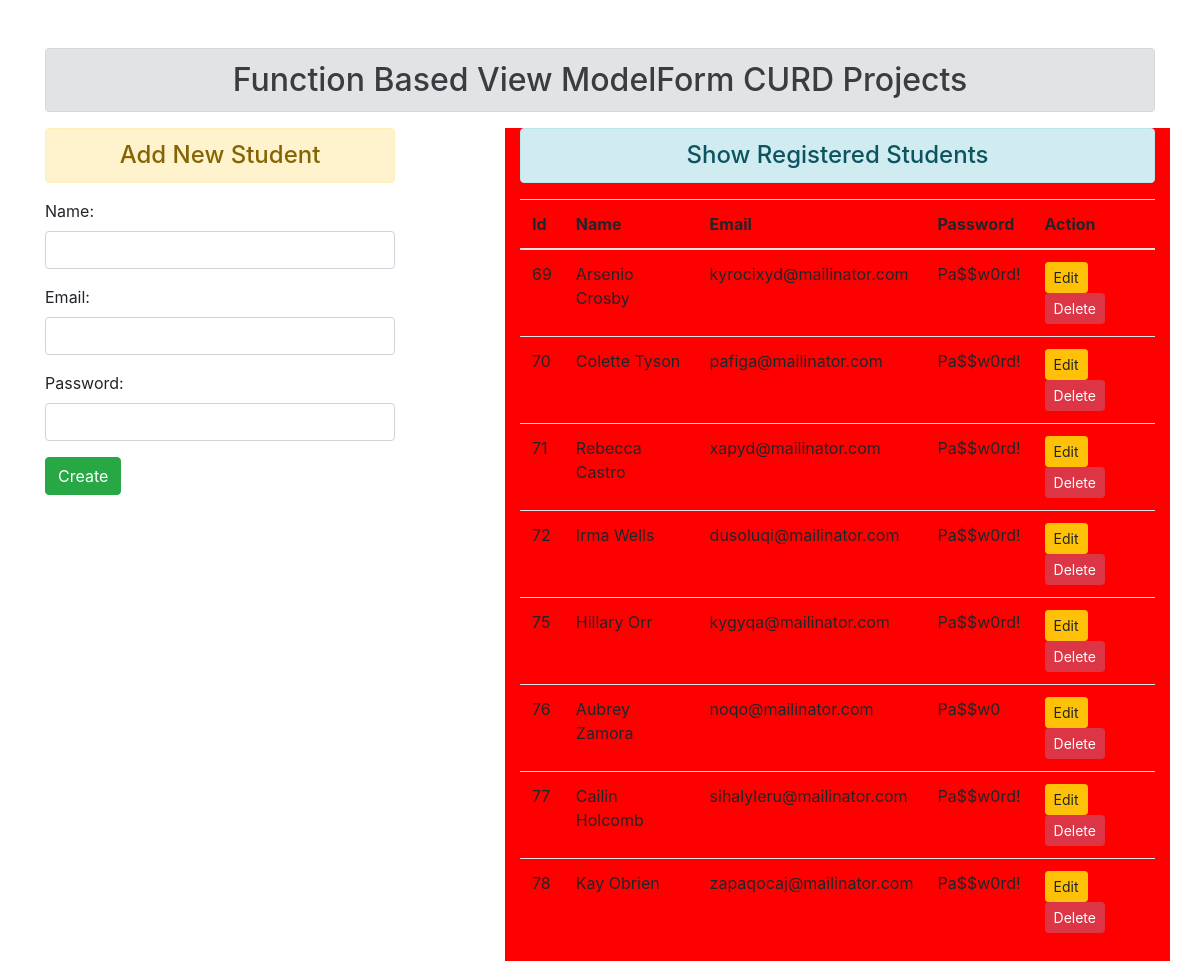
The page / on the database its author committed.
### enroll/models.py (models this page shows)
class Student(models.Model):
    name = models.CharField(max_length=70)
    email = models.EmailField(max_length=70)
    password = models.CharField(max_length=70)

### enroll/views.py (the view, shortened to what this page needs)
# urls.py: path('', views.addshow, name='studentform'),
def addshow(request):
    print(request)
    student_form = StudentForm()
    all_students = Student.objects.all() #querySet
    no_std = len(all_students)
    return render(request, 'enroll/addandshow.html', {'student_form':student_form, 'all_students':all_students, 'no_std':no_std})

### enroll/forms.py
class StudentForm(forms.ModelForm):
    class Meta:
        model  = Student
        fields = ['name', 'email', 'password']
        widgets = {
            'name':forms.TextInput(attrs={'class':'form-control'}),
            'email':forms.EmailInput(attrs={'class':'form-control'}),
            'password':forms.PasswordInput(render_value=True,  attrs={'class':'form-control'}),
        }

### enroll/templates/enroll/addandshow.html (shortened to what this page needs)
{% extends 'enroll/base.html' %}
{% block content %}
    <div class=" row">
        <div class="col-md-4">
            <h4 class="text-center alert alert-warning">Add New Student</h4>
            <form action="{% url 'studentform' %}" method="post">
                {{ student_form.as_p }}
                <input type="submit" class="btn btn-success" value="Create" name="create_button" />
            </form>
        </div>
        <div class="col-md-7 offset-1" style="background: red;">
            <h4 class="text-center alert alert-info">Show Registered Students</h4>
            {% if no_std > 0 %}
                <table class="table table-hover table-responsive">
                    <thead>
                        <tr>
                            <th scope="col">Id</th>
                            <th scope="col">Name</th>
                            <th scope="col">Email</th>
                            <th scope="col">Password</th>
                            <th scope="col">Action</th>
                        </tr>
                    </thead>
                    <tbody>
                    {% for student in  all_students%}
                        <tr>
                            <td scope="row">{{ student.id }}</td>
                            <td>            {{ student.name }}</td>
                            <td>            {{ student.email }}</td>
                            <td>            {{ student.password }}</td>
                            <td>
                                <form action=" {% url 'editstudent' id=student.id %} " class="d-inline">
                                    <input type="submit" class="btn btn-warning btn-sm" value="Edit">
                                </form>
                                <form action=" {% url 'deletestudent' id=student.id %} " method="post" class="d-inline">
                                    <input type="submit" class="btn btn-danger btn-sm" value="Delete">
                                </form>
                            </td>
                        </tr>
                    {% endfor %}
                    </tbody>
                </table>
            {% else %}
                <p class="text-center alert alert-danger ">No Record !</p>
            {% endif %}
        </div>
    </div>
{% endblock %}

### enroll/templates/enroll/base.html (shortened to what this page needs)
<!DOCTYPE html>
{% load static %}
<html lang="en">
<head>
    <link rel="stylesheet" href="{% static 'enroll/css/bootstrap.css' %}">
</head>
<body>
<div class="container mt-5">
    <h2 class="text-center alert alert-secondary">Function Based View ModelForm CURD Projects</h2>
    {% block content %}{% endblock %}
</div>
</body>
</html>

### rows shown on the page
Student: id "69", name "Arsenio Crosby", email "kyrocixyd@mailinator.com", password "Pa$$w0rd!"
Student: id "70", name "Colette Tyson", email "pafiga@mailinator.com", password "Pa$$w0rd!"
Student: id "71", name "Rebecca Castro", email "xapyd@mailinator.com", password "Pa$$w0rd!"
Student: id "72", name "Irma Wells", email "dusoluqi@mailinator.com", password "Pa$$w0rd!"
Student: id "75", name "Hillary Orr", email "kygyqa@mailinator.com", password "Pa$$w0rd!"
Student: id "76", name "Aubrey Zamora", email "noqo@mailinator.com", password "Pa$$w0"
Student: id "77", name "Cailin Holcomb", email "sihalyleru@mailinator.com", password "Pa$$w0rd!"
Student: id "78", name "Kay Obrien", email "zapaqocaj@mailinator.com", password "Pa$$w0rd!"
